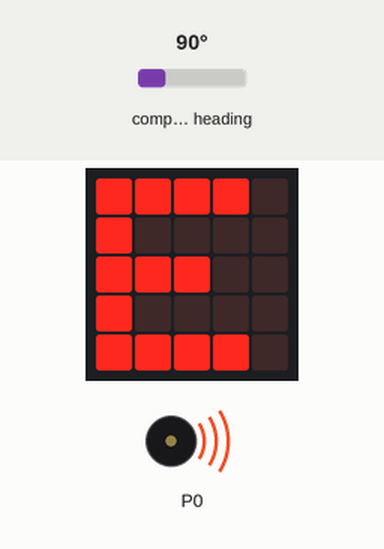
Bench run of a program on a simulated BBC micro:bit (MakeCode). On the bench: the board's 5×5 LED display, buzzer (waves = sounding). Inputs (shaded band) come from the test bench; at power-on: compass heading 90°. The compass is already calibrated.

Above: at 1.2 s.
1.3 s: compass heading set to 49°
2.8 s: compass heading set to 41°
At 4.2 s:
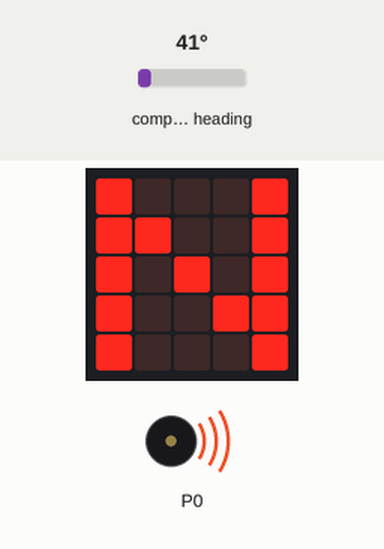
4.5 s: compass heading set to 180°
At 5.8 s:
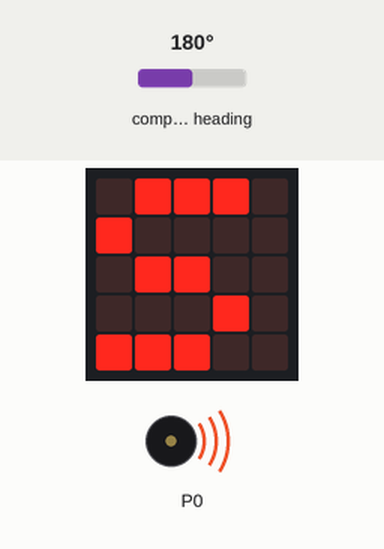
6.1 s: compass heading set to 219°
7.6 s: compass heading set to 228°
At 8.7 s:
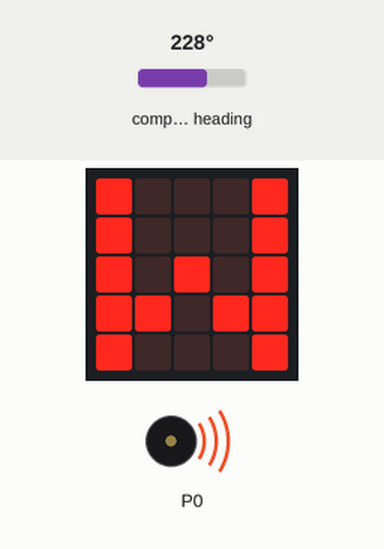
9.2 s: compass heading set to 7°
At 10.2 s:
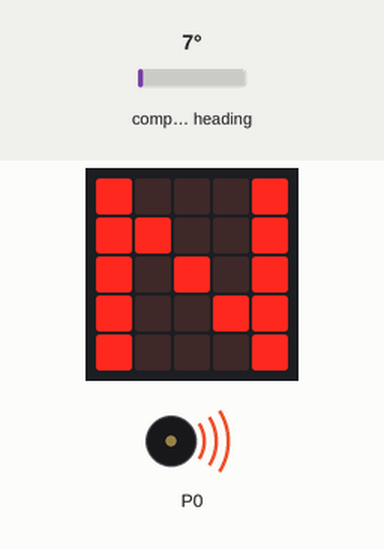
Timing chart, 0 to 11.7 s (numbered marks = the images above; inputs shaded):
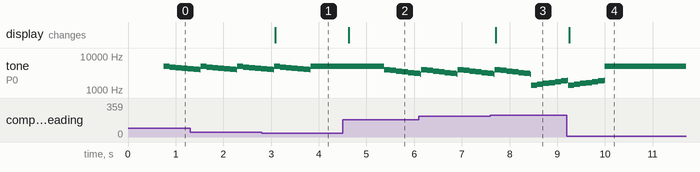

The program:

main.ts
```typescript
basic.forever(function () {
    if (input.compassHeading() <= 45 && input.compassHeading() >= 0 || input.compassHeading() >= 315 && input.compassHeading() <= 360) {
        basic.showString("N")
        music.playSoundEffect(music.createSoundEffect(WaveShape.Sine, 5000, 5000, 255, 0, 1500, SoundExpressionEffect.None, InterpolationCurve.Linear), SoundExpressionPlayMode.InBackground)
    } else if (input.compassHeading() <= 135 && input.compassHeading() >= 45) {
        basic.showString("E")
        music.playSoundEffect(music.createSoundEffect(WaveShape.Sine, 5000, 2960, 255, 0, 1500, SoundExpressionEffect.None, InterpolationCurve.Linear), SoundExpressionPlayMode.InBackground)
    } else if (input.compassHeading() >= 135 && input.compassHeading() <= 225) {
        basic.showString("S")
        music.playSoundEffect(music.createSoundEffect(WaveShape.Sine, 4075, 1890, 255, 0, 1500, SoundExpressionEffect.None, InterpolationCurve.Linear), SoundExpressionPlayMode.InBackground)
    } else if (input.compassHeading() >= 225 && input.compassHeading() <= 315) {
        basic.showString("W")
        music.playSoundEffect(music.createSoundEffect(WaveShape.Sine, 1310, 2514, 255, 0, 1500, SoundExpressionEffect.None, InterpolationCurve.Linear), SoundExpressionPlayMode.InBackground)
    }
})
```

test.ts
```typescript
// 在這裡測試；當此封包作為擴充功能時，將不會編譯此內容。
```

Measured:
- the behaviour switches between 46 and 45° on compass heading (found by bisection; images 0 and 1)
- the behaviour switches between 225 and 226° on compass heading (found by bisection; images 2 and 3)
- after the input at 2.8 s, the display: changes after 0.28 s (image 1)
- after the input at 4.5 s, tone on P0: plays 3983 Hz for 0.12 s, 3801 Hz for 0.12 s, 3619 Hz for 0.12 s, 3437 Hz for 0.12 s, 3255 Hz for 0.12 s, 3073 Hz for 0.10 s, starting after 0.88 s; the display: changes after 0.13 s (image 2)
- after the input at 7.6 s, the display: changes after 0.11 s (image 3)
- after the input at 9.2 s, the display: changes after 0.05 s (image 4)
- by itself, tone on P0: plays 4065 Hz for 0.12 s, 3895 Hz for 0.02 s, 4915 Hz for 0.12 s, 4745 Hz for 0.12 s, 4575 Hz for 0.12 s, 4405 Hz for 0.12 s … (10 notes in this stretch)
